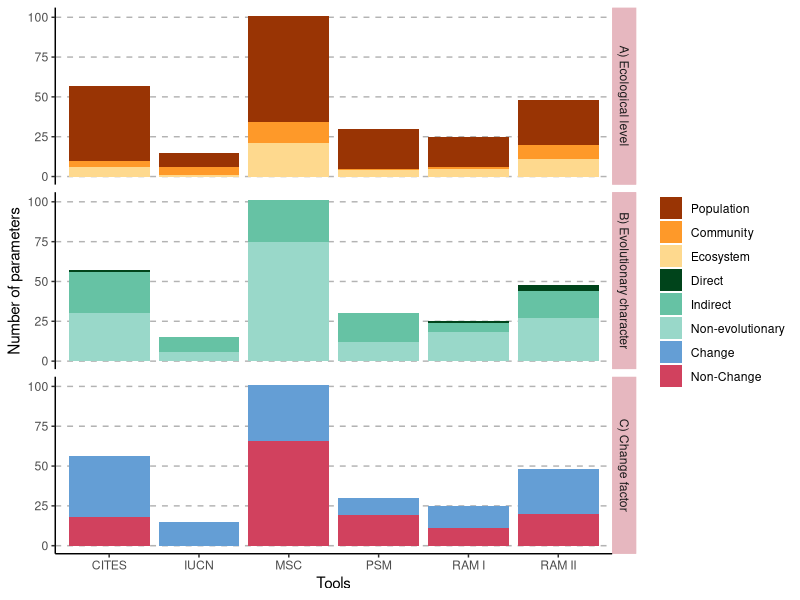

Write the R code that produced this figure. (Note: this script raises an error after producing the figure.)
#### Scripts used in the article: ####
# Unite behind evolutionary biology: modifying public policies and their tools to achieve long term conservation

# Authors: Cristina I. Guzmán-González1*; Javier Pérez-López1*; Ana Wegier1**

# 1 Laboratorio de Genética de la Conservación, Jardín Botánico, Instituto de Biología, Universidad Nacional Autónoma de México, Ciudad de México, México.
# * Posgrado en Ciencias Biológicas, Instituto de Biología, Universidad Nacional Autónoma de México, Ciudad de México, México.
# ** Correspondence: awegier@ib.unam.mx

rm(list = ls())

library(readxl)
library(tidyverse)
library(ggplot2)
library(ggthemes)
library(data.table)
library(ggpubr)
library(grid)
library(egg)

####### Figure 1 #####

df<-read_excel("../data/tabla_resumen.xlsx", sheet = 1, col_names = T)%>%
  gather(Category, Value, 2:10)%>%
  filter(Category != "Parameters")%>%
  separate(Category, c("Category","Indicador"), sep = "_")%>%
  group_by(Tools,Category)%>%
  mutate(Percentage=Value/sum(Value)*100)%>% arrange(Tools)

df$Category[df$Category == "Character"] <- "B) Evolutionary character"
df$Category[df$Category == "EcologicalLevel"] <- "A) Ecological level"
df$Category[df$Category == "Time"] <- "C) Change factor"

df$Indicador<- factor(df$Indicador, levels=c("Population", "Community", "Ecosystem",
                                                  "Direct", "Indirect", "Non-evolutionary",
                                                  "Change", "Non-Change"))

ggplot(df, aes(fill=Indicador, y=Value, x=Tools)) + 
  geom_bar(stat="identity") +
  xlab("")+theme_classic()+
  scale_fill_manual(values = c("#993404","#fe9929", "#fed98e",
                              "#00441b", "#66c2a4", "#99d8c9",
                               "#649ed5", "#d1415e"),name = "")+
  facet_grid(vars(Category), scales = "free")+
  theme(strip.text.x = element_text(size=8, angle=75),
        strip.background = element_rect(colour="#e6b7bf", fill="#e6b7bf", linetype="solid"),
        panel.grid.major.y = element_line(colour = "grey70", linetype="dashed",size=0.5))+
  labs(y= "Number of parameters", x = "Tools")

ggsave("../figures/Figure_1.png", height = 6, width = 6, dpi = 300)

####### Chi-squared test #####

df<-read_excel("../data/tabla_resumen.xlsx", sheet = 1, col_names = T)

# trait evolutivos 
Xsq<-chisq.test(df[,c(3:5)], simulate.p.value = TRUE) # Traits evolutivos
Xsq # df = 10
Xsq$observed
Xsq$stdres

# factor de cambio #
Xsq<-chisq.test(df[,c(6:7)]) # Factor de cambio
Xsq
Xsq$observed
Xsq$stdres

#factor ecologico 
Xsq<-chisq.test(df[,c(8:10)], simulate.p.value = TRUE) # Factor ecologico
Xsq # df = 10
Xsq$observed
Xsq$stdres

# END #
